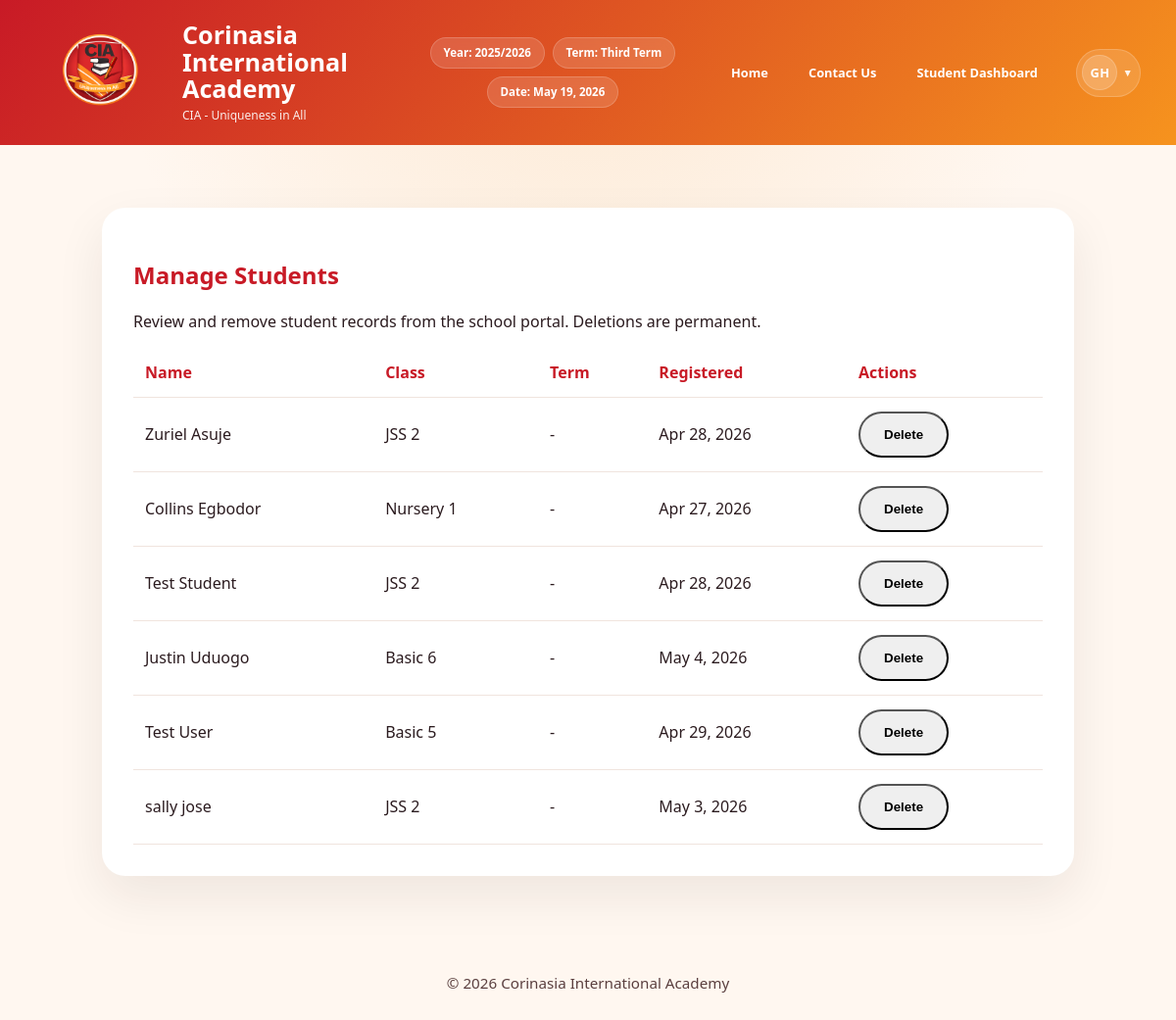
The app's page /teacher/manage-students/ (signed in) with its own data.
### grades/models.py (models this page shows, shortened)
class TermSetting(models.Model):
    current_academic_year = models.CharField(
        max_length=9,
        default=default_academic_year,
        validators=[validate_academic_year],
        help_text='Set the active academic year, e.g. 2025/2026'
    )
    current_term = models.CharField(
        max_length=20,
        choices=TERM_CHOICES,
        default='first_term',
        help_text='Set the currently active academic term for the portal'
    )
    updated_at = models.DateTimeField(auto_now=True)
    class Meta:
        verbose_name = 'Term Setting'
        verbose_name_plural = 'Term Settings'
    @classmethod
    def get_current_period(cls):
        term_setting = cls.objects.order_by('-updated_at').first()
        if term_setting:
            return term_setting.current_academic_year, term_setting.current_term
        return default_academic_year(), 'first_term'

class Student(models.Model):
    student_id = models.CharField(max_length=20, unique=True, db_index=True, help_text="Unique student ID")
    first_name = models.CharField(max_length=100)
    last_name = models.CharField(max_length=100)
    class_name = models.CharField(max_length=50, blank=True, null=True, help_text="Student's class (e.g., JSS1A, SS2B)")
    nationality = models.CharField(max_length=50, default='Nigeria')
    state_of_origin = models.CharField(max_length=50, blank=True, null=True)
    club_and_society = models.CharField(max_length=100, blank=True, null=True)
    sport_house = models.CharField(max_length=50, blank=True, null=True)
    date_of_birth = models.DateField(blank=True, null=True)
    enrollment_date = models.DateField(default=datetime.today)
    subjects = models.ManyToManyField('Subject', blank=True, related_name='students', help_text='Subjects the student is enrolled in for the current term')
    class Meta:
        ordering = ['last_name', 'first_name']
        verbose_name = "Student"
        verbose_name_plural = "Students"
        indexes = [
            models.Index(fields=['last_name', 'first_name']),
            models.Index(fields=['class_name']),
        ]

### grades/views.py (the view)
# urls.py: path('teacher/manage-students/', views.manage_students, name='manage_students'),
@login_required
@class_teacher_or_admin_required
def manage_students(request):
    profile = getattr(request.user, 'profile', None)
    if profile and profile.role == 'class_teacher' and profile.assigned_class:
        students = Student.objects.filter(class_name=profile.assigned_class).order_by('last_name')
    else:
        students = Student.objects.all().order_by('last_name')
    can_approve_promotions = _user_can_approve_promotions(request.user, profile)
    promotion_students = []
    promotion_from_class = None
    if profile and profile.role == Profile.ROLE_CLASS_TEACHER and profile.assigned_class:
        from_class = profile.assigned_class
        to_class = CLASS_PROGRESSION.get(from_class)
        if to_class:
            promotion_from_class = from_class
            for s in Student.objects.filter(class_name=from_class).order_by('last_name', 'first_name'):
                promotion_students.append({
                    'student': s,
                    'to_class': to_class,
                    'preselected': True,   # default: all ticked, teacher unticks failures
                })
    elif can_approve_promotions:
        pass
    promotion_options = []
    if can_approve_promotions and not promotion_students:
        for from_class, to_class in CLASS_PROGRESSION.items():
            count = Student.objects.filter(class_name=from_class).count()
            if count:
                promotion_options.append({
                    'from_class': from_class,
                    'to_class': to_class,
                    'count': count,
                })
    pending_promotion_requests = ClassPromotionRequest.objects.filter(
        status=ClassPromotionRequest.STATUS_PENDING
    ).select_related('requested_by')
    if profile and profile.role == Profile.ROLE_CLASS_TEACHER and profile.assigned_class:
        pending_promotion_requests = pending_promotion_requests.filter(from_class=profile.assigned_class)
    return render(request, 'grades/manage_students.html', {
        'students': students,
        'promotion_students': promotion_students,
        'promotion_from_class': promotion_from_class,
        'promotion_options': promotion_options,
        'pending_promotion_requests': pending_promotion_requests,
        'can_approve_promotions': can_approve_promotions,
    })

### grades/context_processors.py (called while the page is built)
def _build_initials(display_name, fallback_username):
    source = display_name or fallback_username or 'User'
    parts = [part for part in source.split() if part]
    if len(parts) >= 2:
        initials = parts[0][0] + parts[1][0]
    else:
        initials = source[:2]
    return initials.upper()

### grades/views.py (called while the page is built)
def _user_can_approve_promotions(user, profile=None):
    return (
        (profile and profile.role == Profile.ROLE_ADMIN)
        or user.is_superuser
        or getattr(user, 'is_staff', False)
    )

### grades/templates/grades/manage_students.html (shortened to what this page needs)
{% extends 'grades/base.html' %}
{% block content %}
<div class="page-shell">
    <div class="dashboard-card">
        <h2>Manage Students</h2>
        <p>Review and remove student records from the school portal. Deletions are permanent.</p>
        {% if students %}
            <div class="grades-table">
                <table>
                    <thead>
                        <tr><th>Name</th><th>Class</th><th>Term</th><th>Registered</th><th>Actions</th></tr>
                    </thead>
                    <tbody>
                        {% for student in students %}
                            <tr>
                                <td>{{ student.first_name }} {{ student.last_name }}</td>
                                <td>{{ student.class_name|default:'N/A' }}</td>
                                <td>-</td>
                                <td>{{ student.enrollment_date|date:'M j, Y' }}</td>
                                <td>
                                    <form method="post" action="{% url 'delete_student' student.student_id %}" style="display:inline;">
                                        <button type="submit" class="button button-danger">Delete</button>
                                    </form>
                                </td>
                            </tr>
                        {% endfor %}
                    </tbody>
                </table>
            </div>
        {% else %}
            <p class="empty-state">No students are currently registered.</p>
        {% endif %}
    </div>
</div>
{% endblock %}

### grades/templates/grades/base.html (shortened to what this page needs)
{% load static %}
<!DOCTYPE html>
<html lang="en">
<head>
    <link rel="stylesheet" href="{% static 'grades/css/style.css' %}">
</head>
<body>
    <header class="site-header">
        <div class="site-header-inner">
            <a class="brand" href="{% url 'home' %}">
                <img src="{% static 'logo2.png' %}" alt="CIA Logo" class="brand-logo">
                <div class="brand-copy">
                    <h1>Corinasia International Academy</h1>
                    <p>CIA - Uniqueness in All</p>
                </div>
            </a>
            <div class="header-meta">
                <span class="header-pill">Year: {{ portal_current_academic_year }}</span>
                <span class="header-pill">Term: {{ portal_current_term_display }}</span>
                <span class="header-pill">Date: {{ portal_current_date|date:'M j, Y' }}</span>
            </div>
            <nav class="top-nav" id="primary-navigation">
                <a href="{% url 'home' %}">Home</a>
                <a href="#contact">Contact Us</a>
                {% if user.is_authenticated %}
                    {% if portal_user_profile %}
                        {% if portal_user_profile.role == 'class_teacher' or portal_user_profile.role == 'subject_teacher' %}
                            <a href="{% url 'teacher_dashboard' %}">Teacher Dashboard</a>
                        {% elif portal_user_profile.role == 'admin' %}
                            <a href="{% url 'admin:index' %}">Admin Dashboard</a>
                        {% else %}
                            <a href="{% url 'student_dashboard' %}">Student Dashboard</a>
                        {% endif %}
                    {% else %}
                        <a href="{% url 'student_dashboard' %}">Student Dashboard</a>
                    {% endif %}
                {% else %}
                    <a href="{% url 'login' %}">Login</a>
                {% endif %}
            </nav>
            <div class="header-actions">
                {% if user.is_authenticated %}
                    <div class="account-menu">
                        <button class="account-toggle" type="button" aria-controls="account-dropdown" aria-haspopup="menu" aria-expanded="false" aria-label="Open profile menu for {{ portal_user_display_name }}">
                            <span class="account-avatar" aria-hidden="true">{{ portal_user_initials }}</span>
                            <span class="account-chevron" aria-hidden="true">&#9662;</span>
                        </button>
                    </div>
                {% endif %}
            </div>
        </div>
    </header>
    <main class="page-shell">
        {% block content %}{% endblock %}
    </main>
    <footer class="site-footer">
        <p>&copy; {% now 'Y' %} Corinasia International Academy</p>
    </footer>
</body>
</html>

### grades/static/grades/css/style.css (style rules this page uses)
:root { --brand-red: #c81a26; --brand-orange: #f6931e; --brand-white: #ffffff; --brand-dark: #24181c; --surface: #faf6f3; --surface-alt: #fff1e6; --text: #2b1b1f; }
* { box-sizing: border-box; }
body { margin: 0; font-family: 'Segoe UI', Tahoma, Geneva, Verdana, sans-serif; background: radial-gradient(circle at top, rgba(248, 209, 163, 0.35), transparent 40%), #fff7f0; color: var(--text); }
.site-header { padding: clamp(12px, 2vw, 22px) clamp(16px, 3vw, 36px); background: linear-gradient(130deg, var(--brand-red), var(--brand-orange)); color: var(--brand-white); position: sticky; top: 0; z-index: 100; transition: box-shadow 0.3s ease; }
.site-header-inner { display: grid; grid-template-columns: minmax(0, 1.2fr) minmax(0, 0.95fr) minmax(0, auto) auto; gap: clamp(12px, 2vw, 24px); align-items: center; width: 100%; overflow: visible; }
.brand { display: flex; align-items: center; gap: clamp(12px, 2vw, 18px); min-width: 0; text-decoration: none; color: inherit; }
.brand-logo { width: clamp(56px, 11vw, 150px); height: auto; border-radius: clamp(12px, 1.2vw, 18px); padding: 1px; flex: 0 0 auto; }
.brand-copy { min-width: 0; }
.brand-copy h1 { margin: 0; font-size: clamp(1.15rem, 2.1vw, 2rem); line-height: 1.1; }
.brand-copy p { margin: 4px 0 0; opacity: 0.9; font-size: clamp(0.75rem, 1vw, 0.98rem); }
.header-meta { display: flex; flex-wrap: wrap; justify-content: center; gap: 0.5rem; min-width: 0; }
.header-pill { display: inline-flex; align-items: center; padding: 0.5rem 0.8rem; border-radius: 999px; background: rgba(255, 255, 255, 0.14); border: 1px solid rgba(255, 255, 255, 0.18); color: var(--brand-white); font-size: clamp(0.72rem, 0.95vw, 0.95rem); font-weight: 600; line-height: 1.2; backdrop-filter: blur(6px); white-space: nowrap; }
.top-nav { display: flex; align-items: center; justify-content: flex-end; gap: clamp(0.4rem, 0.9vw, 0.9rem); flex-wrap: wrap; min-width: 0; justify-self: end; }
.top-nav a { display: inline-flex; align-items: center; color: var(--brand-white); text-decoration: none; margin-left: 0; padding: 0.65rem 0.95rem; border-radius: 999px; font-weight: 600; white-space: nowrap; font-size: clamp(0.8rem, 0.95vw, 0.98rem); transition: background-color 0.2s ease, transform 0.2s ease; }
.header-actions { display: flex; align-items: center; justify-content: flex-end; gap: 0.75rem; position: relative; min-width: 0; justify-self: end; }
.account-menu { position: relative; }
.account-toggle { display: inline-flex; align-items: center; gap: 0.45rem; padding: 0.34rem 0.62rem 0.34rem 0.34rem; border-radius: 999px; border: 1px solid rgba(255, 255, 255, 0.18); background: rgba(255, 255, 255, 0.14); color: var(--brand-white); font: inherit; font-weight: 700; cursor: pointer; transition: background-color 0.2s ease, transform 0.2s ease; }
.account-avatar { width: clamp(2.05rem, 3vw, 2.6rem); height: clamp(2.05rem, 3vw, 2.6rem); border-radius: 999px; display: inline-flex; align-items: center; justify-content: center; background: rgba(255, 255, 255, 0.18); border: 1px solid rgba(255, 255, 255, 0.18); font-size: clamp(0.8rem, 1vw, 1rem); letter-spacing: 0.04em; }
.account-chevron { font-size: 0.68rem; line-height: 1; opacity: 0.9; }
.page-shell { padding: clamp(18px, 3vw, 32px); max-width: 1120px; margin: 0 auto; }
.hero-copy, .hero-card, .dashboard-card, .login-card { background: var(--brand-white); border-radius: 24px; box-shadow: 0 20px 50px rgba(40, 20, 20, 0.08); padding: 32px; }
.hero-copy h2, .dashboard-card h2, .login-card h2 { color: var(--brand-red); }
.button { display: inline-flex; align-items: center; justify-content: center; padding: 14px 24px; border-radius: 999px; font-weight: 700; transition: transform 0.2s ease, box-shadow 0.2s ease; }
.grades-table table { width: 100%; border-collapse: collapse; margin-top: 16px; }
.grades-table th, .grades-table td { padding: 14px 12px; border-bottom: 1px solid #f0e4de; }
.grades-table th { text-align: left; color: var(--brand-red); }
.site-footer { padding: 20px 32px; text-align: center; font-size: 0.95rem; color: #5a3f3f; }

### records on screen
TermSetting: current_academic_year "2025/2026"
Student: first_name "Zuriel", last_name "Asuje", class_name "JSS 2", enrollment_date "Apr 28, 2026"
Student: first_name "Collins", last_name "Egbodor", class_name "Nursery 1", enrollment_date "Apr 27, 2026"
Student: first_name "Test", last_name "Student", class_name "JSS 2", enrollment_date "Apr 28, 2026"
Student: first_name "Justin", last_name "Uduogo", class_name "Basic 6", enrollment_date "May 4, 2026"
Student: first_name "Test", last_name "User", class_name "Basic 5", enrollment_date "Apr 29, 2026"
Student: first_name "sally", last_name "jose", class_name "JSS 2", enrollment_date "May 3, 2026"

### other values on screen
{{ portal_current_term_display }} "Third Term"
{{ portal_current_date|date:'M j, Y' }} "May 19, 2026"
{{ portal_user_initials }} "GH"
